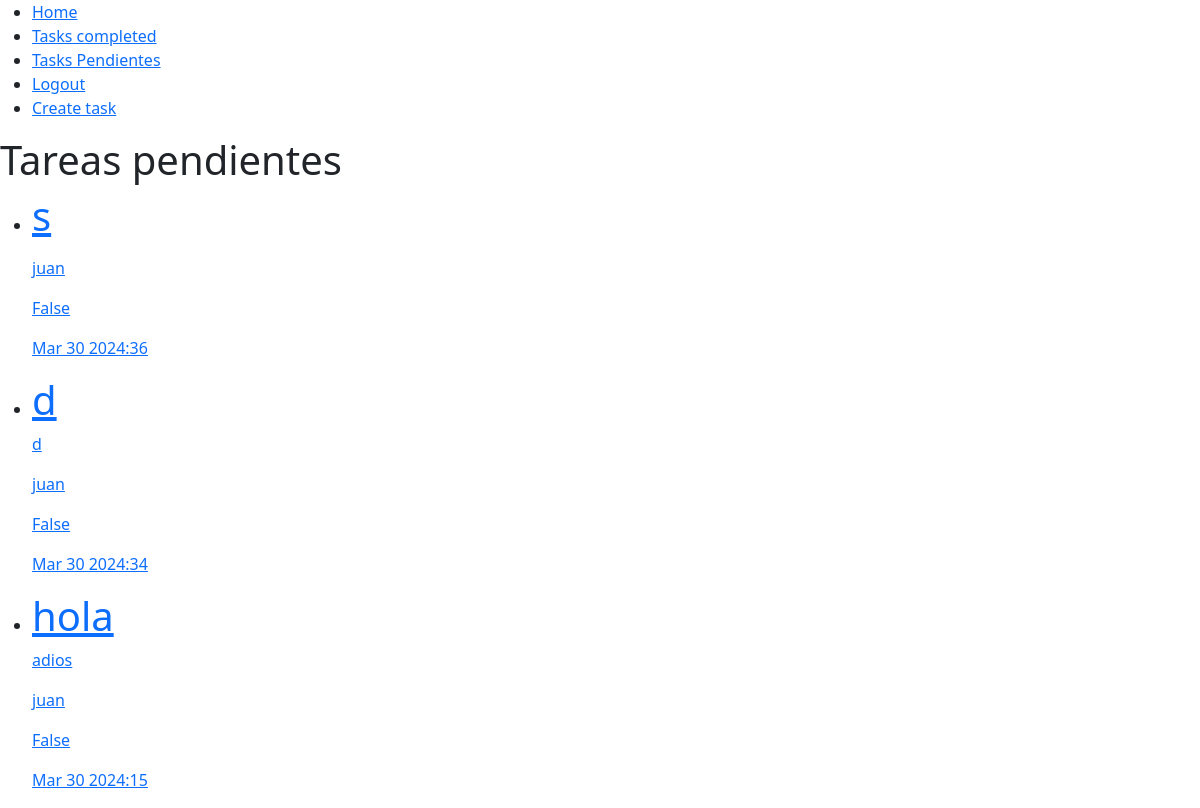
The page /tasks_completed/ (signed in) on the database its author committed.
### tasks/models.py (models this page shows, shortened)
class Tasks(models.Model):
    title = models.CharField(max_length=100)
    description = models.TextField(blank = True)
    created = models.DateTimeField(auto_now_add = True)
    datecompleted = models.DateTimeField(null = True, blank = True)
    important = models.BooleanField(default = False)
    user = models.ForeignKey(User, on_delete=models.CASCADE)

### tasks/views.py (the view)
# urls.py: path('tasks_completed/',views.tasks_completed, name='tasks_completed'),
def tasks_completed(request):
    tasks = Tasks.objects.filter(user=request.user, datecompleted__isnull=False).order_by("-datecompleted")
    return render(request, "tasks.html", {'tasks' : tasks})

### tasks/templates/tasks.html
{% extends 'base.html' %}
{% block content %}
<h1>Tareas pendientes</h1>
{% for task in tasks %}
<ul>
    <li>
        <a <a href="{% url 'task_detail' task.id %}">
            <h1>{{task.title}}</h1>
            <p>{{task.description}}</p>
            <p>{{task.user}}</p>
            <p>{{task.important}}</p>
            <p>{{task.datecompleted|date:'M j Y:i'}}</p>
        </a>
    </li>
</ul>
{% endfor %}
{% endblock %}

### rows shown on the page
Tasks: title "s", user "juan", important "False", datecompleted "Mar 30 2024:36"
Tasks: title "d", description "d", user "juan", important "False", datecompleted "Mar 30 2024:34"
Tasks: title "hola", description "adios", user "juan", important "False", datecompleted "Mar 30 2024:15"
